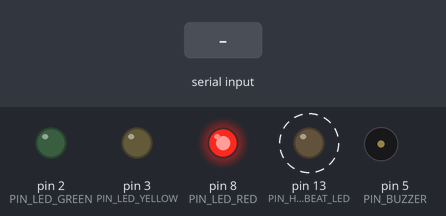
Bench run of a sketch on a simulated Arduino Uno, built with avr-gcc and run on an emulated ATmega328P. Shown: output pins drawn as LEDs (lit = HIGH), buzzer (waves = sounding, pin HIGH). Dashed ring = blinking. The test bench sets the inputs (shaded band). What the sketch prints to the serial monitor is not drawn.

Above: at 0.2 s.
1.3 s: "A\n" received over Serial
At 2.1 s:
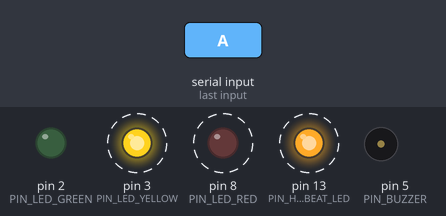
4.3 s: "H\n" received over Serial
Timing chart, 0 to 13.3 s (numbered marks = the images above; inputs shaded):
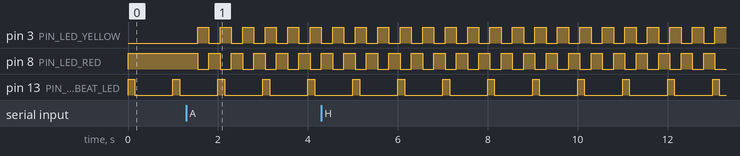

The sketch:

traffic_controller.ino
```cpp
/**
 * ============================================================================
 * Smart Traffic Monitoring & Prediction System (SIH26222)
 * Hardware Integration Layer — Physical Signal Controller Firmware
 * ============================================================================
 *
 * Target Board: Arduino Uno (ATmega328P) / Compatible
 * Communication: Serial over USB (9600 baud, 8-N-1)
 *
 * ARCHITECTURAL ROLE:
 * Actuation "Hands" for the laptop/edge AI "Brain".
 * Listens for single-byte state change commands and controls physical traffic
 * lights (LEDs) and audible emergency indicators (Active Buzzer).
 *
 * HARD CONCURRENCY RULE (NON-NEGOTIABLE):
 * ZERO delay() or blocking calls anywhere in this codebase!
 * All timing is orchestrated through asynchronous, non-blocking millis()
 * state machines. Every iteration of loop() executes in microseconds,
 * guaranteeing zero missed serial bytes and instantaneous preemption.
 *
 * PIN ASSIGNMENTS:
 *   - PIN 2  : Green LED  (Low traffic / Go)
 *   - PIN 3  : Yellow LED (Medium traffic / Caution)
 *   - PIN 4  : Red LED    (High congestion / Stop)
 *   - PIN 5  : 5V Active Buzzer (Accident acoustic alarm)
 *   - PIN 13 : Heartbeat LED (Built-in onboard LED, gentle periodic pulse)
 *
 * COMMAND PROTOCOL:
 *   'G' / 'g' : State NORMAL -> Green ON, Yellow/Red/Buzzer OFF
 *   'Y' / 'y' : State NORMAL -> Yellow ON, Green/Red/Buzzer OFF
 *   'R' / 'r' : State NORMAL -> Red ON, Green/Yellow/Buzzer OFF
 *   'A' / 'a' : State ACCIDENT_OVERRIDE (Highest priority preemption)
 *               - Red flashes at 250ms interval
 *               - Buzzer pattern: 100ms ON, 100ms OFF, 100ms ON, 500ms OFF
 *               - Normal traffic updates ('G','Y','R') are ignored
 *   'C' / 'c' : Clear ACCIDENT_OVERRIDE -> Restores last commanded NORMAL state
 *   'H' / 'h' : Handshake / Heartbeat ping -> Responds immediately with "OK\n"
 * ============================================================================
 */

#include <Arduino.h>

// ============================================================================
// HARDWARE PIN DEFINITIONS
// ============================================================================
const uint8_t PIN_LED_GREEN     = 2;
const uint8_t PIN_LED_YELLOW    = 3;
const uint8_t PIN_LED_RED       = 8;
const uint8_t PIN_BUZZER        = 5;
const uint8_t PIN_HEARTBEAT_LED = 13;

// Set to false when testing without a physical buzzer.
// When false: Pin 5 is disabled, and emergency override uses a high-visibility
// alternating Red-Yellow LED hazard strobe!
const bool ENABLE_BUZZER        = false;

// ============================================================================
// TIMING CONSTANTS (Milliseconds)
// ============================================================================
// Heartbeat LED pulse (Gentle 150ms beacon pulse every 1000ms)
const unsigned long HEARTBEAT_PERIOD_MS = 1000;
const unsigned long HEARTBEAT_ON_MS     = 150;

// Accident Override Red LED flash interval (250ms ON / 250ms OFF = 2 Hz)
const unsigned long ACCIDENT_FLASH_INTERVAL_MS = 250;

// Accident Override Buzzer pattern:
// 100ms ON -> 100ms OFF -> 100ms ON -> 500ms OFF (Total period: 800ms)
const unsigned long BUZZER_CYCLE_PERIOD_MS = 800;
const unsigned long BUZZER_PULSE_1_END_MS  = 100;
const unsigned long BUZZER_PAUSE_1_END_MS  = 200;
const unsigned long BUZZER_PULSE_2_END_MS  = 300;
// Remainder (300ms to 800ms = 500ms) is silent pause

// ============================================================================
// SYSTEM STATES & ENUMS
// ============================================================================
enum SystemState {
  STATE_NORMAL,
  STATE_ACCIDENT_OVERRIDE
};

enum NormalSignal {
  SIGNAL_GREEN,
  SIGNAL_YELLOW,
  SIGNAL_RED
};

// ============================================================================
// GLOBAL STATE VARIABLES
// ============================================================================
static SystemState currentState = STATE_NORMAL;
static NormalSignal lastNormalSignal = SIGNAL_RED; // Safe default state on boot

// Non-blocking timer timestamps
static unsigned long overrideStartTime = 0;
static unsigned long lastRedFlashTime  = 0;
static bool redFlashState             = false;

// ============================================================================
// FUNCTION DECLARATIONS
// ============================================================================
void applyNormalSignal(NormalSignal signal);
void enterAccidentOverride();
void clearAccidentOverride();
void processSerialCommand(char cmd);
void updateHeartbeat(unsigned long currentMillis);
void updateAccidentActuation(unsigned long currentMillis);

// ============================================================================
// ARDUINO SETUP ROUTINE
// ============================================================================
void setup() {
  // Initialize GPIO pins as outputs
  pinMode(PIN_LED_GREEN, OUTPUT);
  pinMode(PIN_LED_YELLOW, OUTPUT);
  pinMode(PIN_LED_RED, OUTPUT);
  pinMode(PIN_BUZZER, OUTPUT);
  pinMode(PIN_HEARTBEAT_LED, OUTPUT);

  // Default fail-safe state: Buzzer off, LEDs safe
  digitalWrite(PIN_BUZZER, LOW);
  digitalWrite(PIN_HEARTBEAT_LED, LOW);

  // Initialize in NORMAL state with safe default (Red signal)
  applyNormalSignal(lastNormalSignal);

  // Initialize hardware serial interface
  Serial.begin(9600);
}

// ============================================================================
// ARDUINO MAIN LOOP ROUTINE (STRICTLY NON-BLOCKING)
// ============================================================================
void loop() {
  const unsigned long currentMillis = millis();

  // 1. Service Serial Interface (Non-blocking character ingestion)
  while (Serial.available() > 0) {
    char incomingByte = (char)Serial.read();
    processSerialCommand(incomingByte);
  }

  // 2. Service Gentle Heartbeat LED Pulse (Pin 13)
  updateHeartbeat(currentMillis);

  // 3. Service Accident Actuation Timers (LED Flash & Pulsed Buzzer)
  if (currentState == STATE_ACCIDENT_OVERRIDE) {
    updateAccidentActuation(currentMillis);
  }
}

// ============================================================================
// SERIAL COMMAND PROCESSOR
// ============================================================================
void processSerialCommand(char cmd) {
  // Ignore whitespace and line delimiter characters
  if (cmd == '\r' || cmd == '\n' || cmd == ' ' || cmd == '\t') {
    return;
  }

  switch (cmd) {
    // ------------------------------------------------------------------------
    // Handshake / Heartbeat Ping
    // ------------------------------------------------------------------------
    case 'H':
    case 'h':
      // Immediately reply with handshake confirmation
      Serial.print("OK\n");
      break;

    // ------------------------------------------------------------------------
    // Normal Traffic Density Signals
    // ------------------------------------------------------------------------
    case 'G':
    case 'g':
      if (currentState == STATE_NORMAL) {
        lastNormalSignal = SIGNAL_GREEN;
        applyNormalSignal(SIGNAL_GREEN);
      }
      // Note: If in ACCIDENT_OVERRIDE, traffic updates are ignored per spec.
      break;

    case 'Y':
    case 'y':
      if (currentState == STATE_NORMAL) {
        lastNormalSignal = SIGNAL_YELLOW;
        applyNormalSignal(SIGNAL_YELLOW);
      }
      break;

    case 'R':
    case 'r':
      if (currentState == STATE_NORMAL) {
        lastNormalSignal = SIGNAL_RED;
        applyNormalSignal(SIGNAL_RED);
      }
      break;

    // ------------------------------------------------------------------------
    // Accident / Emergency Override
    // ------------------------------------------------------------------------
    case 'A':
    case 'a':
      enterAccidentOverride();
      break;

    // ------------------------------------------------------------------------
    // Clear Override
    // ------------------------------------------------------------------------
    case 'C':
    case 'c':
      clearAccidentOverride();
      break;

    // ------------------------------------------------------------------------
    // Unknown Command Guard
    // ------------------------------------------------------------------------
    default:
      // Unknown command: silently discard without blocking
      break;
  }
}

// ============================================================================
// ACTUATION CONTROLLERS
// ============================================================================

/**
 * Applies the specified solid traffic signal state.
 * Ensures mutual exclusion across Green, Yellow, Red and silences the buzzer.
 */
void applyNormalSignal(NormalSignal signal) {
  // Silence buzzer in normal operation if buzzer is enabled
  if (ENABLE_BUZZER) {
    digitalWrite(PIN_BUZZER, LOW);
  }

  switch (signal) {
    case SIGNAL_GREEN:
      digitalWrite(PIN_LED_GREEN, HIGH);
      digitalWrite(PIN_LED_YELLOW, LOW);
      digitalWrite(PIN_LED_RED, LOW);
      break;

    case SIGNAL_YELLOW:
      digitalWrite(PIN_LED_GREEN, LOW);
      digitalWrite(PIN_LED_YELLOW, HIGH);
      digitalWrite(PIN_LED_RED, LOW);
      break;

    case SIGNAL_RED:
      digitalWrite(PIN_LED_GREEN, LOW);
      digitalWrite(PIN_LED_YELLOW, LOW);
      digitalWrite(PIN_LED_RED, HIGH);
      break;
  }
}

/**
 * Transitions system into ACCIDENT_OVERRIDE state.
 * Preempts normal traffic signals immediately.
 */
void enterAccidentOverride() {
  currentState = STATE_ACCIDENT_OVERRIDE;
  overrideStartTime = millis();
  lastRedFlashTime  = overrideStartTime;

  // Turn off Green immediately
  digitalWrite(PIN_LED_GREEN, LOW);

  // Initialize Red LED ON for first flash half-cycle
  redFlashState = true;
  digitalWrite(PIN_LED_RED, HIGH);
  digitalWrite(PIN_LED_YELLOW, LOW);
}

/**
 * Clears accident override and restores the last commanded normal signal.
 */
void clearAccidentOverride() {
  currentState = STATE_NORMAL;

  // Ensure buzzer is silenced immediately if buzzer is enabled
  if (ENABLE_BUZZER) {
    digitalWrite(PIN_BUZZER, LOW);
  }

  // Restore the traffic signal that was active prior to override
  applyNormalSignal(lastNormalSignal);
}

/**
 * Updates the gentle heartbeat beacon on built-in Pin 13.
 * Non-blocking: computes phase from current millis.
 */
void updateHeartbeat(unsigned long currentMillis) {
  unsigned long cyclePhase = currentMillis % HEARTBEAT_PERIOD_MS;
  bool heartbeatState = (cyclePhase < HEARTBEAT_ON_MS);
  digitalWrite(PIN_HEARTBEAT_LED, heartbeatState ? HIGH : LOW);
}

/**
 * Asynchronously drives emergency actuation.
 * When buzzer is disabled: Alternates Red & Yellow LEDs as a high-visibility hazard strobe!
 * When buzzer is enabled: Drives Red LED 250ms flash and pulsed buzzer pattern.
 */
void updateAccidentActuation(unsigned long currentMillis) {
  // 1. Red & Yellow 250ms Hazard Flash
  if (currentMillis - lastRedFlashTime >= ACCIDENT_FLASH_INTERVAL_MS) {
    lastRedFlashTime = currentMillis;
    redFlashState = !redFlashState;
    digitalWrite(PIN_LED_RED, redFlashState ? HIGH : LOW);

    // If buzzer is absent, alternate Yellow LED for visual emergency strobe
    if (!ENABLE_BUZZER) {
      digitalWrite(PIN_LED_YELLOW, redFlashState ? LOW : HIGH);
    }
  }

  // 2. Buzzer Pulsed Alert Pattern (only if physical buzzer is present)
  if (ENABLE_BUZZER) {
    unsigned long cycleOffset = (currentMillis - overrideStartTime) % BUZZER_CYCLE_PERIOD_MS;
    bool buzzerActive = (cycleOffset < BUZZER_PULSE_1_END_MS) ||
                        (cycleOffset >= BUZZER_PAUSE_1_END_MS && cycleOffset < BUZZER_PULSE_2_END_MS);
    digitalWrite(PIN_BUZZER, buzzerActive ? HIGH : LOW);
  }
}
```

Measured:
- after the input at 1.3 s, pin 3 (PIN_LED_YELLOW), pin 8 (PIN_LED_RED): alternates HIGH for 0.25 s and LOW for 0.25 s, starting after 0.25 s
- by itself, pin 13 (PIN_HEARTBEAT_LED): alternates HIGH for 0.15 s and LOW for 0.85 s
